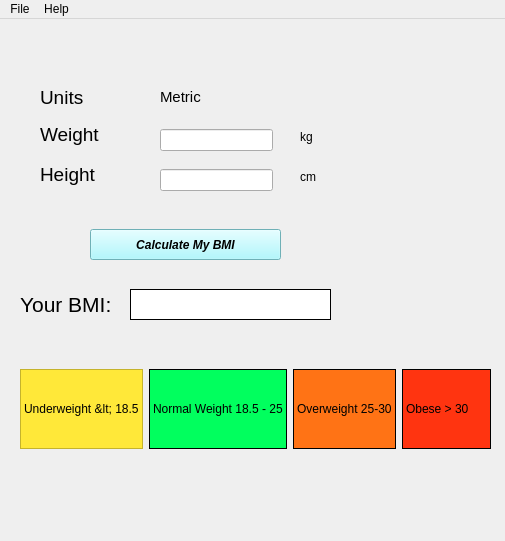
<?xml version="1.0" encoding="UTF-8"?>
<ui version="4.0">
 <class>MainWindow</class>
 <widget class="QMainWindow" name="MainWindow">
  <property name="geometry">
   <rect>
    <x>0</x>
    <y>0</y>
    <width>505</width>
    <height>541</height>
   </rect>
  </property>
  <property name="windowTitle">
   <string>MainWindow</string>
  </property>
  <widget class="QWidget" name="centralwidget">
   <widget class="QPushButton" name="button1">
    <property name="geometry">
     <rect>
      <x>90</x>
      <y>210</y>
      <width>191</width>
      <height>31</height>
     </rect>
    </property>
    <property name="font">
     <font>
      <family>Segoe UI</family>
      <pointsize>9</pointsize>
      <italic>true</italic>
      <bold>true</bold>
     </font>
    </property>
    <property name="styleSheet">
     <string notr="true">background-color: rgb(156, 247, 255);
selection-background-color: rgb(41, 191, 255);
font: 700 italic 9pt &quot;Segoe UI&quot;;</string>
    </property>
    <property name="text">
     <string>Calculate My BMI</string>
    </property>
   </widget>
   <widget class="QLineEdit" name="lineEdit_2">
    <property name="geometry">
     <rect>
      <x>160</x>
      <y>110</y>
      <width>113</width>
      <height>22</height>
     </rect>
    </property>
   </widget>
   <widget class="QLineEdit" name="lineEdit_3">
    <property name="geometry">
     <rect>
      <x>160</x>
      <y>150</y>
      <width>113</width>
      <height>22</height>
     </rect>
    </property>
   </widget>
   <widget class="QLabel" name="label">
    <property name="geometry">
     <rect>
      <x>40</x>
      <y>70</y>
      <width>49</width>
      <height>16</height>
     </rect>
    </property>
    <property name="font">
     <font>
      <pointsize>14</pointsize>
     </font>
    </property>
    <property name="text">
     <string>Units</string>
    </property>
   </widget>
   <widget class="QLabel" name="label_2">
    <property name="geometry">
     <rect>
      <x>40</x>
      <y>100</y>
      <width>71</width>
      <height>31</height>
     </rect>
    </property>
    <property name="font">
     <font>
      <pointsize>14</pointsize>
     </font>
    </property>
    <property name="text">
     <string>Weight</string>
    </property>
   </widget>
   <widget class="QLabel" name="label_3">
    <property name="geometry">
     <rect>
      <x>40</x>
      <y>140</y>
      <width>71</width>
      <height>31</height>
     </rect>
    </property>
    <property name="font">
     <font>
      <pointsize>14</pointsize>
     </font>
    </property>
    <property name="text">
     <string>Height</string>
    </property>
   </widget>
   <widget class="QLabel" name="label_4">
    <property name="geometry">
     <rect>
      <x>20</x>
      <y>270</y>
      <width>111</width>
      <height>31</height>
     </rect>
    </property>
    <property name="font">
     <font>
      <pointsize>16</pointsize>
     </font>
    </property>
    <property name="text">
     <string>Your BMI:</string>
    </property>
   </widget>
   <widget class="QLabel" name="label_5">
    <property name="geometry">
     <rect>
      <x>130</x>
      <y>270</y>
      <width>201</width>
      <height>31</height>
     </rect>
    </property>
    <property name="font">
     <font>
      <pointsize>18</pointsize>
     </font>
    </property>
    <property name="styleSheet">
     <string notr="true">background-color: rgb(255, 255, 255);</string>
    </property>
    <property name="frameShape">
     <enum>QFrame::Box</enum>
    </property>
    <property name="text">
     <string/>
    </property>
   </widget>
   <widget class="QLabel" name="label_6">
    <property name="geometry">
     <rect>
      <x>160</x>
      <y>70</y>
      <width>49</width>
      <height>16</height>
     </rect>
    </property>
    <property name="font">
     <font>
      <pointsize>11</pointsize>
     </font>
    </property>
    <property name="text">
     <string>Metric</string>
    </property>
   </widget>
   <widget class="QLabel" name="label_7">
    <property name="geometry">
     <rect>
      <x>300</x>
      <y>110</y>
      <width>49</width>
      <height>16</height>
     </rect>
    </property>
    <property name="text">
     <string>kg</string>
    </property>
   </widget>
   <widget class="QLabel" name="label_8">
    <property name="geometry">
     <rect>
      <x>300</x>
      <y>150</y>
      <width>49</width>
      <height>16</height>
     </rect>
    </property>
    <property name="text">
     <string>cm</string>
    </property>
   </widget>
   <widget class="QWidget" name="horizontalLayoutWidget">
    <property name="geometry">
     <rect>
      <x>20</x>
      <y>350</y>
      <width>471</width>
      <height>80</height>
     </rect>
    </property>
    <layout class="QHBoxLayout" name="horizontalLayout">
     <item>
      <widget class="QLabel" name="label_9">
       <property name="layoutDirection">
        <enum>Qt::LeftToRight</enum>
       </property>
       <property name="styleSheet">
        <string notr="true">background-color: rgb(255, 232, 57);
font: 700 9pt &quot;Segoe UI&quot;;</string>
       </property>
       <property name="frameShape">
        <enum>QFrame::StyledPanel</enum>
       </property>
       <property name="frameShadow">
        <enum>QFrame::Plain</enum>
       </property>
       <property name="lineWidth">
        <number>2</number>
       </property>
       <property name="text">
        <string>Underweight &lt; 18.5</string>
       </property>
       <property name="textFormat">
        <enum>Qt::PlainText</enum>
       </property>
       <property name="wordWrap">
        <bool>false</bool>
       </property>
      </widget>
     </item>
     <item>
      <widget class="QLabel" name="label_10">
       <property name="styleSheet">
        <string notr="true">background-color: rgb(1, 255, 94);
font: 700 9pt &quot;Segoe UI&quot;;</string>
       </property>
       <property name="frameShape">
        <enum>QFrame::Box</enum>
       </property>
       <property name="text">
        <string>Normal Weight 18.5 - 25</string>
       </property>
       <property name="textFormat">
        <enum>Qt::AutoText</enum>
       </property>
      </widget>
     </item>
     <item>
      <widget class="QLabel" name="label_11">
       <property name="styleSheet">
        <string notr="true">background-color: rgb(255, 115, 21);
font: 700 9pt &quot;Segoe UI&quot;;</string>
       </property>
       <property name="frameShape">
        <enum>QFrame::Box</enum>
       </property>
       <property name="text">
        <string>Overweight 25-30</string>
       </property>
      </widget>
     </item>
     <item>
      <widget class="QLabel" name="label_12">
       <property name="styleSheet">
        <string notr="true">background-color: rgb(255, 52, 16);
font: 700 9pt &quot;Segoe UI&quot;;</string>
       </property>
       <property name="frameShape">
        <enum>QFrame::Box</enum>
       </property>
       <property name="text">
        <string>Obese &gt; 30</string>
       </property>
      </widget>
     </item>
    </layout>
   </widget>
  </widget>
  <widget class="QMenuBar" name="menubar">
   <property name="geometry">
    <rect>
     <x>0</x>
     <y>0</y>
     <width>505</width>
     <height>22</height>
    </rect>
   </property>
   <widget class="QMenu" name="menuFile">
    <property name="title">
     <string>File</string>
    </property>
    <addaction name="actionExit"/>
    <addaction name="actionClear"/>
   </widget>
   <widget class="QMenu" name="menuHelp">
    <property name="title">
     <string>Help</string>
    </property>
   </widget>
   <addaction name="menuFile"/>
   <addaction name="menuHelp"/>
  </widget>
  <action name="actionExit">
   <property name="text">
    <string>Exit</string>
   </property>
   <property name="menuRole">
    <enum>QAction::QuitRole</enum>
   </property>
  </action>
  <action name="actionClear">
   <property name="text">
    <string>Clear</string>
   </property>
   <property name="menuRole">
    <enum>QAction::TextHeuristicRole</enum>
   </property>
  </action>
 </widget>
 <resources/>
 <connections/>
</ui>
